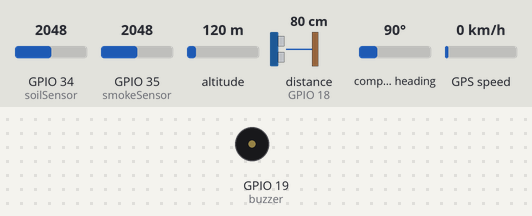
Bench run of a sketch on a simulated ESP32. Parts: buzzer (waves = sounding, pin HIGH). Wiring (inferred from the names in the program): ultrasonic range finder: trigger GPIO 5; echo GPIO 18. Inputs (shaded band) come from the test bench; at power-on: GPIO 34 (soilSensor) = 2048, GPIO 35 (smokeSensor) = 2048, altitude 120 m, distance to the obstacle (sensor on GPIO 18) 80 cm, compass heading 90°, GPS speed 0 km/h. The echo pulse lasts 58.3 µs per cm; WiFi joins after 1.5 s; servers stay silent unless stated; the GPS gets a fix after 3 s at 37.7749, -122.4194 with 8 satellites; nothing arrives over Bluetooth unless stated; web services answer with replies made up by the test bench; pins used as bus, display or sensor lines are not drawn; what the sketch prints to the serial monitor is not drawn.

Above: at 0.1 s.
At 2.3 s:
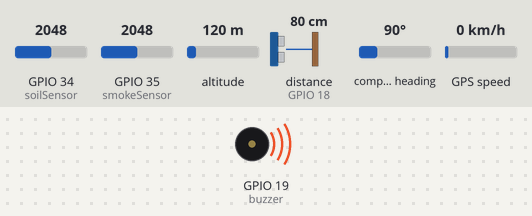
Timing chart, 0 to 3.8 s (numbered marks = the images above):
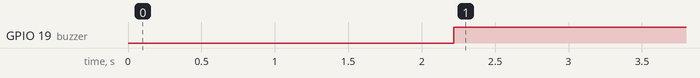

The sketch:

VisionMate.ino
```cpp
/*
 * VisionMate — IoT-Based Smart Assistive Mobility Stick
 *
 * Final Year B.Tech Project
 * Department of Electronics & Communication Engineering
 * Sreenidhi Institute of Science and Technology, Hyderabad (2025)
 *
 * Authors: Kolli Hema Sri Sruthi, Shreya Jha, G. Vyshnavi
 *
 * Hardware:
 *   - ESP32 Microcontroller
 *   - HC-SR04 Ultrasonic Sensor (obstacle detection)
 *   - MQ6 Gas Sensor (smoke detection)
 *   - Moisture Sensor 12V + Relay (wet surface detection)
 *   - uBlox Neo-M8N GPS Module (location tracking)
 *   - Piezoelectric Buzzer (local alert)
 *   - L298N Motor Driver Module
 *
 * Features:
 *   - Real-time obstacle detection with buzzer + Bluetooth alert
 *   - Wet surface detection and warning
 *   - Smoke/gas detection and warning
 *   - Live GPS tracking via ThingSpeak IoT platform
 *   - Bluetooth audio/text feedback via mobile app
 */

#include "BluetoothSerial.h"
#include <WiFi.h>
#include <HTTPClient.h>
#include <TinyGPS++.h>

// ─────────────────────────────────────────
// WiFi & ThingSpeak Configuration
// Replace with your own credentials before uploading
// ─────────────────────────────────────────
const char* ssid             = "YOUR_WIFI_SSID";       // Replace with your WiFi name
const char* password         = "YOUR_WIFI_PASSWORD";   // Replace with your WiFi password
const char* thinkSpeakApiKey = "YOUR_THINGSPEAK_API_KEY"; // Replace with your ThingSpeak Write API Key
const char* thinkSpeakServer = "http://api.thingspeak.com/update";

// ─────────────────────────────────────────
// Pin Definitions
// ─────────────────────────────────────────
const int trigFront   = 5;    // HC-SR04 Trigger pin
const int echoFront   = 18;   // HC-SR04 Echo pin
const int soilSensor  = 34;   // Moisture sensor analog pin
const int smokeSensor = 35;   // MQ6 gas sensor analog pin
const int buzzer      = 19;   // Piezoelectric buzzer pin

// ─────────────────────────────────────────
// Sensor Thresholds
// ─────────────────────────────────────────
const int OBSTACLE_THRESHOLD = 50;   // cm — trigger alert if object closer than this
const int MOISTURE_THRESHOLD = 30;   // % — trigger alert if moisture above this
const int SMOKE_THRESHOLD    = 1000; // ADC units — empirically calibrated during testing

// ─────────────────────────────────────────
// Object Initialisation
// ─────────────────────────────────────────
BluetoothSerial BT;
TinyGPSPlus gps;
#define gpsSerial Serial2

// ─────────────────────────────────────────
// Utility: Measure distance via ultrasonic sensor
// Returns distance in cm, or -1 if no object detected within range
// ─────────────────────────────────────────
long getDistance(int trigPin, int echoPin) {
  digitalWrite(trigPin, LOW);
  delayMicroseconds(2);
  digitalWrite(trigPin, HIGH);
  delayMicroseconds(10);
  digitalWrite(trigPin, LOW);

  long duration = pulseIn(echoPin, HIGH, 50000); // 50ms timeout
  return (duration == 0) ? -1 : duration * 0.034 / 2;
}

// ─────────────────────────────────────────
// Utility: Send sensor data to ThingSpeak
// Fields: field1=moisture, field2=smoke, field3=distance,
//         field4=latitude, field5=longitude
// ─────────────────────────────────────────
void sendDataToThinkSpeak(int moisture, int smoke, long distance, float lat, float lng) {
  if (WiFi.status() != WL_CONNECTED) return;

  char url[200];
  sprintf(url,
    "%s?api_key=%s&field1=%d&field2=%d&field3=%ld&field4=%.6f&field5=%.6f",
    thinkSpeakServer, thinkSpeakApiKey, moisture, smoke, distance, lat, lng
  );

  HTTPClient http;
  http.begin(url);
  int httpResponseCode = http.GET();
  Serial.printf("ThingSpeak Response: %d\n", httpResponseCode);
  http.end();
}

// ─────────────────────────────────────────
// Setup
// ─────────────────────────────────────────
void setup() {
  Serial.begin(115200);
  BT.begin("ESP32_Sensor_Monitor");        // Bluetooth device name
  gpsSerial.begin(9600, SERIAL_8N1, 16, 17); // GPS on UART2 (RX=16, TX=17)

  // Configure pins
  pinMode(trigFront,   OUTPUT);
  pinMode(echoFront,   INPUT);
  pinMode(buzzer,      OUTPUT);
  pinMode(soilSensor,  INPUT);
  pinMode(smokeSensor, INPUT);

  // Connect to WiFi
  WiFi.begin(ssid, password);
  Serial.print("Connecting to WiFi");
  while (WiFi.status() != WL_CONNECTED) {
    delay(1000);
    Serial.print(".");
  }
  Serial.println("\nWiFi Connected!");
}

// ─────────────────────────────────────────
// Main Loop
// ─────────────────────────────────────────
void loop() {
  // Read all sensors
  long distanceFront   = getDistance(trigFront, echoFront);
  int  soilValue       = analogRead(soilSensor);
  int  smokeValue      = analogRead(smokeSensor);
  int  moisturePercent = map(soilValue, 0, 4095, 100, 0); // Invert: 0=wet, 4095=dry

  // Parse GPS data
  float latitude = 0.0, longitude = 0.0;
  while (gpsSerial.available()) {
    gps.encode(gpsSerial.read());
  }
  if (gps.location.isValid()) {
    latitude  = gps.location.lat();
    longitude = gps.location.lng();
  }

  // Send all readings to ThingSpeak
  sendDataToThinkSpeak(moisturePercent, smokeValue, distanceFront, latitude, longitude);

  // ── Alert Logic (priority: obstacle > water > smoke > normal) ──
  if (distanceFront != -1 && distanceFront < OBSTACLE_THRESHOLD) {
    // Obstacle detected
    digitalWrite(buzzer, HIGH);
    BT.printf("⚠ Obstacle: %ld cm\n", distanceFront);

  } else if (moisturePercent > MOISTURE_THRESHOLD) {
    // Wet surface detected
    digitalWrite(buzzer, HIGH);
    BT.printf("⚠ Water detected: %d%%\n", moisturePercent);

  } else if (smokeValue > SMOKE_THRESHOLD) {
    // Smoke/gas detected
    digitalWrite(buzzer, HIGH);
    BT.printf("⚠ Smoke detected: %d\n", smokeValue);

  } else {
    // All clear
    digitalWrite(buzzer, LOW);
    BT.println("All readings normal.");
  }

  delay(5000); // Wait 5 seconds before next reading cycle
}
```

Measured:
- by itself, GPIO 19 (buzzer): LOW → HIGH at 2.2 s
